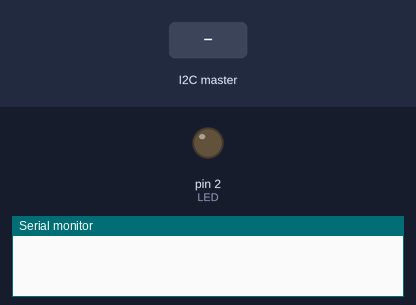
Recording of a sketch running on a simulated Arduino Uno, built with avr-gcc and run on an emulated ATmega328P. Shown: output pins drawn as LEDs (lit = HIGH), the last lines printed to the serial monitor. Inputs (shaded band) come from the test bench.

Above: at 1.2 s.
1.3 s: the I2C master sends the byte 1
At 2.5 s:
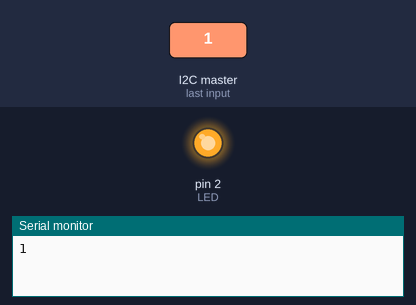
2.9 s: the I2C master sends the byte 0
At 3.7 s:
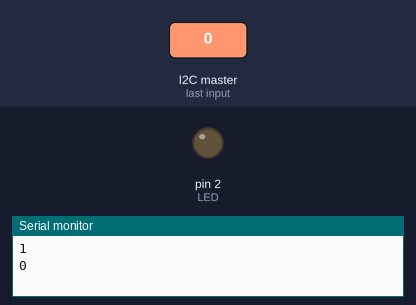
Timing chart, 0 to 5.9 s (numbered marks = the images above; inputs shaded):
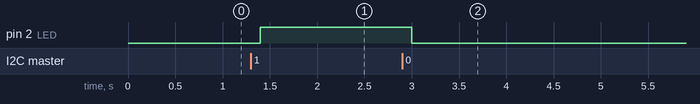

The sketch:

i2c_slave.ino
```cpp
#include <Wire.h>
int LED = 2;

int x = 0;

void setup() {
  // Define the LED pin as Output
  pinMode (LED, OUTPUT);

  // Start the I2C Bus as Slave on address 9
  Wire.begin(9);

  // Attach a function to trigger when something is received.
  Wire.onReceive(receiveEvent);
  Serial.begin(9600);
}

void receiveEvent(int bytes) {
  x = Wire.read(); // read one character from the I2C
  Serial.println(x);
  //Wire.endTransmission(); // stop transmitting
}

void loop() {
  if (x == 1) {
    digitalWrite(LED, HIGH);
    delay(200);
  }

  if (x == 0) {
    digitalWrite(LED, LOW);
    delay(200);
  }
}
```

Measured:
- after the input at 1.3 s, pin 2 (LED): LOW → HIGH after 0.10 s
- after the input at 2.9 s, pin 2 (LED): HIGH → LOW after 0.10 s
